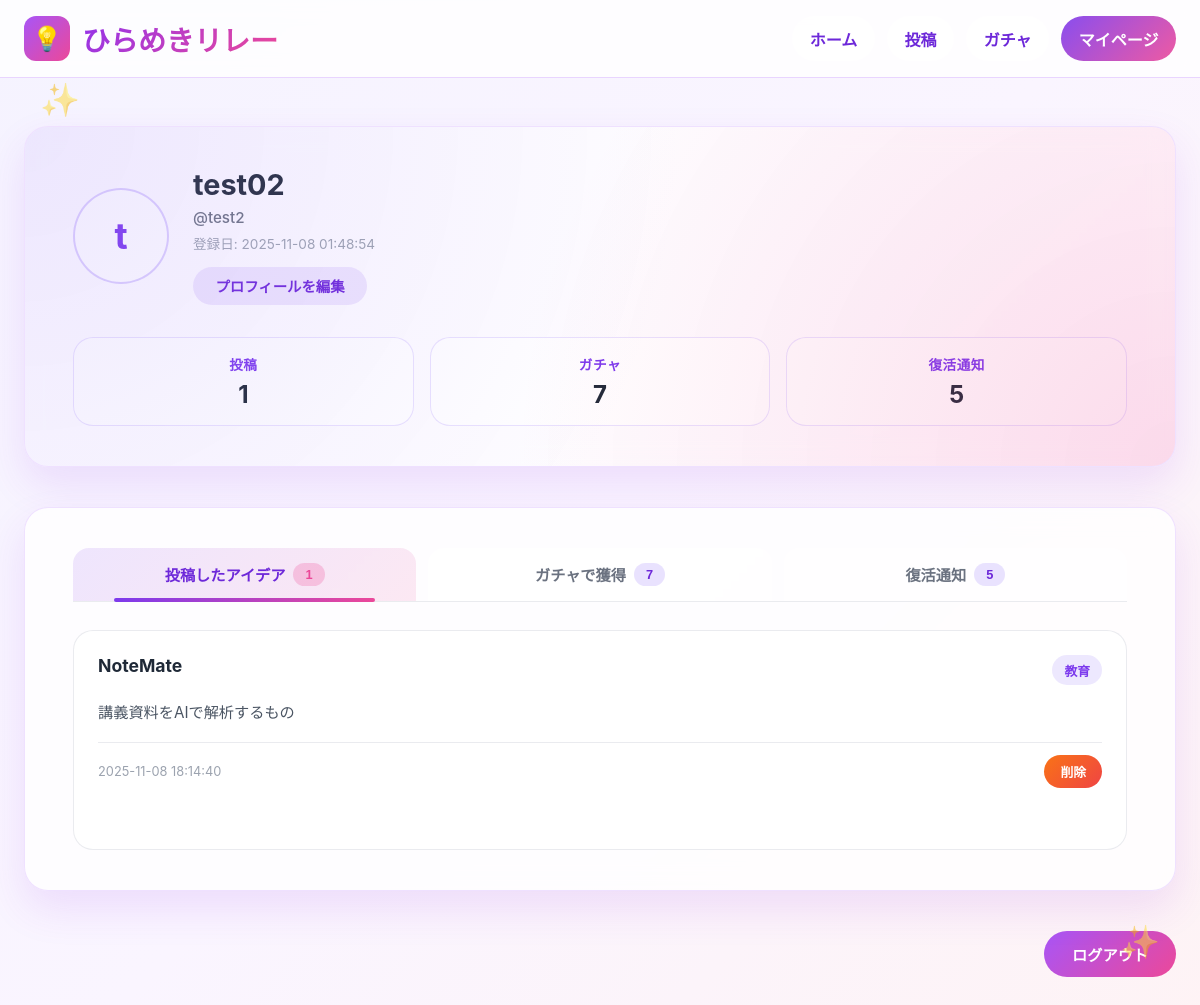
The page /mypage (signed in) on the database its author committed.
### tables this page shows
CREATE TABLE mypage (
            user_id      VARCHAR(64) PRIMARY KEY UNIQUE NOT NULL,
            nickname     VARCHAR(32) NOT NULL,
            password     VARCHAR(128) NOT NULL,
            email        VARCHAR(128) UNIQUE NOT NULL,
            created_at   DATETIME NOT NULL
        , icon_path VARCHAR(255));

CREATE TABLE ideas (
            idea_id      VARCHAR(64) PRIMARY KEY UNIQUE NOT NULL,
            title        VARCHAR(128) NOT NULL,
            detail       TEXT NOT NULL,
            category     VARCHAR(32) NOT NULL,
            user_id      VARCHAR(64) NOT NULL,
            created_at   DATETIME NOT NULL
        );

### relay/main.py (the view)
@app.route('/mypage')
@login_required
def mypage():
    user_id = session['user_id']
    con = sqlite3.connect(DATABASE)
    user_row = con.execute(
        "SELECT user_id, nickname, email, icon_path, created_at FROM mypage WHERE user_id = ?",
        (user_id,)
    ).fetchone()
    if not user_row:
        con.close()
        session.clear()
        return redirect(url_for('login'))
    user = {
        'user_id': user_row[0],
        'nickname': user_row[1],
        'email': user_row[2],
        'icon_path': user_row[3],
        'created_at': user_row[4]
    }
    idea_rows = con.execute(
        "SELECT idea_id, title, detail, category, created_at FROM ideas WHERE user_id = ? ORDER BY created_at DESC",
        (user_id,)
    ).fetchall()
    ideas = []
    for row in idea_rows:
        ideas.append({
            'idea_id': row[0],
            'title': row[1],
            'detail': row[2],
            'category': row[3],
            'created_at': row[4]
        })
    gacha_rows = con.execute("""
        SELECT gr.result_id, gr.created_at, i.idea_id, i.title, i.detail, i.category
        FROM gacha_result gr
        JOIN ideas i ON gr.idea_id = i.idea_id
        WHERE gr.user_id = ?
        ORDER BY gr.created_at DESC
    """, (user_id,)).fetchall()
    gacha_results = []
    for row in gacha_rows:
        gacha_results.append({
            'result_id': row[0],
            'created_at': row[1],
            'idea_id': row[2],
            'idea_title': row[3],
            'detail': row[4],
            'category': row[5]
        })
    revival_rows = con.execute("""
        SELECT
            rn.notify_id,
            rn.created_at,
            rn.picker_id,
            picker.nickname,
            picker.icon_path,
            i.title,
            i.category
        FROM revival_notify rn
        JOIN ideas i ON rn.idea_id = i.idea_id
        LEFT JOIN mypage picker ON rn.picker_id = picker.user_id
        WHERE rn.author_id = ?
        ORDER BY rn.created_at DESC
    """, (user_id,)).fetchall()
    revival_notifications = []
    for row in revival_rows:
        revival_notifications.append({
            'notify_id': row[0],
            'created_at': row[1],
            'picker_id': row[2],
            'picker_nickname': row[3] if row[3] else '不明なユーザー',
            'picker_icon_path': row[4],
            'idea_title': row[5],
            'category': row[6]
        })
    con.close()
    return render_template(
        'mypage.html',
        user=user,
        ideas=ideas,
        gacha_results=gacha_results,
        revival_notifications=revival_notifications
    )

### relay/main.py (called while the page is built)
def login_required(view_func):
    @wraps(view_func)
    def wrapper(*args, **kwargs):
        if 'user_id' not in session:
            next_url = request.url
            return redirect(url_for('login', next=next_url))
        return view_func(*args, **kwargs)
    return wrapper

### relay/templates/mypage.html (shortened to what this page needs)
<!DOCTYPE html>
<html lang="ja">
    <head>
        <link rel="stylesheet" href="{{ url_for('static', filename='hub.css') }}">
        <link rel="stylesheet" href="{{ url_for('static', filename='mypage.css') }}">
    </head>
    <body>
        <header class="header">
            <div class="header-content">
                <div class="header-left">
                    <div class="logo-icon">💡</div>
                    <h1 class="logo-text">ひらめきリレー</h1>
                </div>
                <div class="header-right">
                    <nav class="mypage-nav">
                        <a href="{{ url_for('index') }}">ホーム</a>
                        <a href="{{ url_for('form') }}">投稿</a>
                        <a href="{{ url_for('gacha') }}">ガチャ</a>
                        <a href="{{ url_for('mypage') }}" class="active">マイページ</a>
                    </nav>
                </div>
            </div>
        </header>
        <main class="mypage-main">
            <section class="profile-section">
                <div class="profile-card glass-card">
                    <div class="profile-card__header">
                        <div class="profile-avatar">
                            {% if user.icon_path %}
                                <img src="{{ url_for('static', filename=user.icon_path) }}" alt="ユーザーアイコン" class="avatar-image">
                            {% else %}
                                <span class="avatar-text">{{ user.nickname[0] if user.nickname else 'U' }}</span>
                            {% endif %}
                        </div>
                        <div class="profile-info">
                            <h2>{{ user.nickname }}</h2>
                            <p class="profile-userid">@{{ user.user_id }}</p>
                            <p class="profile-date">登録日: {{ user.created_at }}</p>
                            <button type="button" class="profile-edit-trigger" id="profile-edit-open">プロフィールを編集</button>
                        </div>
                    </div>
                    <div class="profile-stats">
                        <div class="profile-stat">
                            <span class="profile-stat__label">投稿</span>
                            <span class="profile-stat__value">{{ ideas|length }}</span>
                        </div>
                        <div class="profile-stat">
                            <span class="profile-stat__label">ガチャ</span>
                            <span class="profile-stat__value">{{ gacha_results|length }}</span>
                        </div>
                        <div class="profile-stat">
                            <span class="profile-stat__label">復活通知</span>
                            <span class="profile-stat__value">{{ revival_notifications|length }}</span>
                        </div>
                    </div>
                </div>
            </section>
            <section class="content-section glass-card">
                <div class="tabs">
                    <button class="tab-button active" data-tab="posted">
                        <span class="tab-label">投稿したアイデア</span>
                        <span class="tab-count">{{ ideas|length }}</span>
                    </button>
                    <button class="tab-button" data-tab="gacha">
                        <span class="tab-label">ガチャで獲得</span>
                        <span class="tab-count">{{ gacha_results|length }}</span>
                    </button>
                    <button class="tab-button" data-tab="revival">
                        <span class="tab-label">復活通知</span>
                        <span class="tab-count">{{ revival_notifications|length }}</span>
                    </button>
                </div>
                <div id="posted-tab" class="tab-content active">
                    {% if ideas == [] %}
                        <p class="empty-message">まだ投稿したアイデアがありません。</p>
                    {% else %}
                        <div class="ideas-grid">
                            {% for idea in ideas %}
                            <div class="idea-card" role="button" tabindex="0" data-detail-url="{{ url_for('post_view', idea_id=idea.idea_id) }}">
                                <div class="idea-header">
                                    <h4>{{ idea.title }}</h4>
                                    <span class="idea-category">{{ idea.category }}</span>
                                </div>
                                <p class="idea-detail">{{ idea.detail }}</p>
                                <div class="idea-footer">
                                    <span class="idea-date">{{ idea.created_at }}</span>
                                    <form method="post" action="{{ url_for('delete_idea', idea_id=idea.idea_id) }}" class="idea-delete-form">
                                        <button type="submit" class="idea-delete-button">削除</button>
                                    </form>
                                </div>
                            </div>
                            {% endfor %}
                        </div>
                    {% endif %}
                </div>
            </section>
            <footer class="page-footer">
                <form method="post" action="{{ url_for('logout') }}" id="logout-form">
                    <button type="submit" class="logout-button">ログアウト</button>
                </form>
            </footer>
        </main>
        <div class="floating-sparkle sparkle-1">✨</div>
        <div class="floating-sparkle sparkle-2">✨</div>
    </body>
</html>

### relay/static/hub.css (style rules this page uses)
* { margin: 0; padding: 0; box-sizing: border-box; }
body { font-family: -apple-system, BlinkMacSystemFont, 'Segoe UI', 'Hiragino Sans', 'Hiragino Kaku Gothic ProN', Meiryo, sans-serif; background: linear-gradient(135deg, #f5f3ff 0%, #faf5ff 50%, #fef3f5 100%); min-height: 100vh; }
.header { background: rgba(255, 255, 255, 0.8); backdrop-filter: blur(10px); border-bottom: 1px solid #e9d5ff; position: sticky; top: 0; z-index: 100; }
.header-content { max-width: 1200px; margin: 0 auto; padding: 1rem 1.5rem; display: flex; justify-content: space-between; align-items: center; }
.header-left { display: flex; align-items: center; gap: 0.75rem; }
.logo-icon { background: linear-gradient(135deg, #a855f7 0%, #ec4899 100%); padding: 0.5rem; border-radius: 12px; font-size: 1.5rem; }
.logo-text { font-size: 1.75rem; font-weight: bold; background: linear-gradient(135deg, #9333ea 0%, #ec4899 100%); -webkit-background-clip: text; -webkit-text-fill-color: transparent; background-clip: text; }
.header-right { display: flex; align-items: center; gap: 1rem; }
.mypage-nav { display: flex; gap: 0.75rem; align-items: center; }
.mypage-nav a { padding: 0.65rem 1.1rem; border-radius: 999px; background: rgba(255, 255, 255, 0.6); color: #6d28d9; font-weight: 600; text-decoration: none; transition: background 0.3s ease, color 0.3s ease, transform 0.3s ease; }
.mypage-nav a.active { background: linear-gradient(135deg, rgba(124, 58, 237, 0.9) 0%, rgba(236, 72, 153, 0.9) 100%); color: white; }
.floating-sparkle { position: fixed; font-size: 2rem; opacity: 0.5; animation: float 3s ease-in-out infinite; pointer-events: none; }
.sparkle-1 { top: 5rem; left: 2.5rem; color: #c084fc; }
.sparkle-2 { bottom: 5rem; right: 2.5rem; color: #f9a8d4; animation-delay: 1s; }

### rows shown on the page
mypage: nickname "t", nickname "test02", user_id "test2", created_at "2025-11-08 01:48:54"
ideas: title "NoteMate", category "教育", detail "講義資料をAIで解析するもの", created_at "2025-11-08 18:14:40"

### other values the page prints
{{ ideas|length }} "1"
{{ gacha_results|length }} "7"
{{ revival_notifications|length }} "5"
